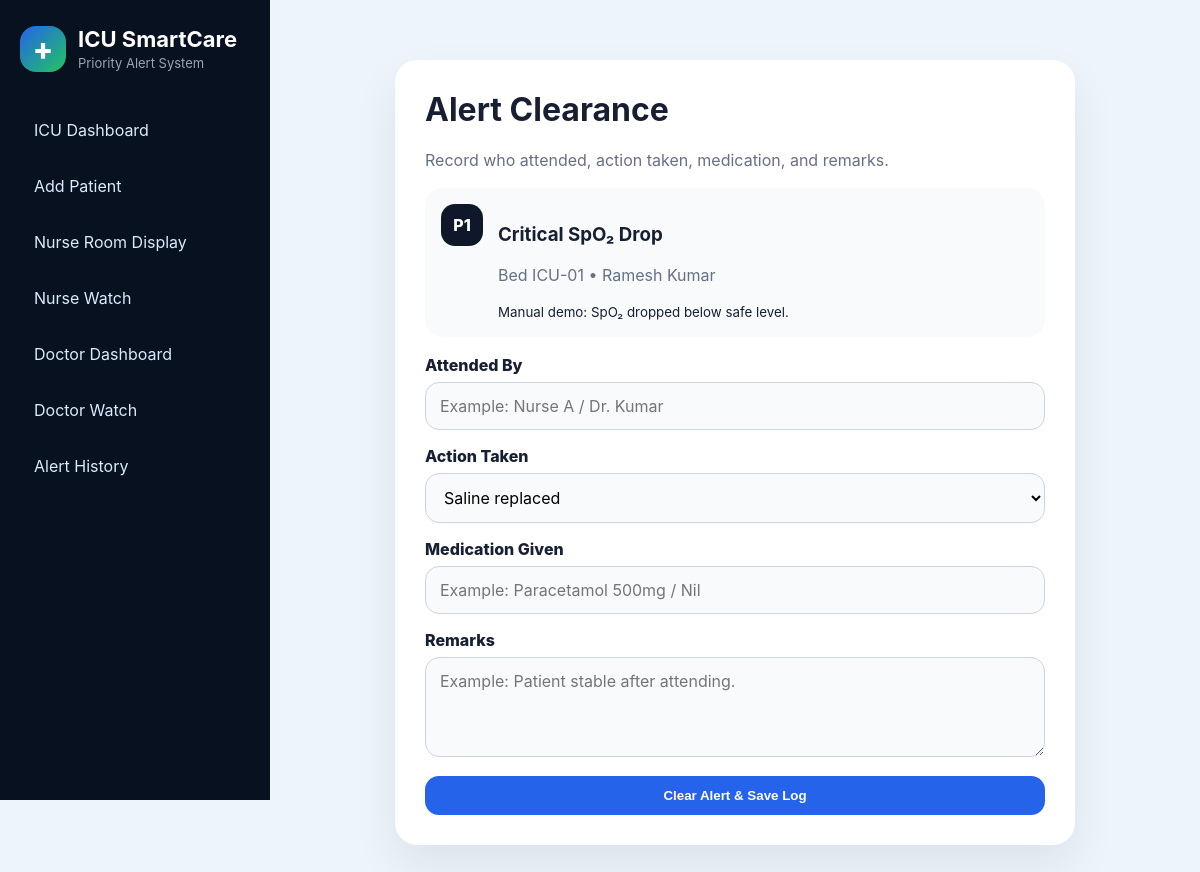
Page /clear-alert/5/ on the committed database.
### monitor/models.py (models this page shows, shortened)
class Alert(models.Model):
    STATUS_CHOICES = [
        ('Active', 'Active'),
        ('Cleared', 'Cleared'),
    ]
    patient = models.ForeignKey(Patient, on_delete=models.CASCADE)
    alert_type = models.CharField(max_length=80)
    message = models.TextField()
    severity = models.CharField(max_length=20)
    priority = models.IntegerField()
    assigned_to = models.CharField(max_length=50)
    status = models.CharField(max_length=20, choices=STATUS_CHOICES, default='Active')
    generated_at = models.DateTimeField(default=timezone.now)
    cleared_at = models.DateTimeField(null=True, blank=True)
    response_seconds = models.IntegerField(null=True, blank=True)
    attended_by = models.CharField(max_length=100, blank=True)
    action_taken = models.CharField(max_length=150, blank=True)
    medication_given = models.CharField(max_length=150, blank=True)
    remarks = models.TextField(blank=True)
    escalation_level = models.IntegerField(default=0)
    points_awarded = models.IntegerField(default=0)  # ✅ ADDED

class Patient(models.Model):
    RISK_CHOICES = [
        ('Normal', 'Normal'),
        ('Moderate', 'Moderate'),
        ('High Risk', 'High Risk'),
    ]
    patient_name = models.CharField(max_length=100)
    bed_no = models.CharField(max_length=20, unique=True)
    age = models.PositiveIntegerField()
    assigned_doctor = models.CharField(max_length=100)  # ✅ ADDED
    risk_level = models.CharField(max_length=20, choices=RISK_CHOICES, default='Normal')
    diagnosis = models.TextField(blank=True)

### monitor/views.py (the view, shortened to what this page needs)
# urls.py: path('clear-alert/<int:alert_id>/', views.clear_alert, name='clear_alert'),
def clear_alert(request, alert_id):
    alert = get_object_or_404(Alert, id=alert_id)
    return render(request, 'monitor/clear_alert.html', {'alert': alert})

### monitor/templates/monitor/clear_alert.html (shortened to what this page needs)
{% extends 'monitor/base.html' %}
{% block content %}
<div class="form-wrap">
    <div class="form-card wide">
        <h1>Alert Clearance</h1>
        <p>Record who attended, action taken, medication, and remarks.</p>
        <div class="clear-summary">
            <span class="priority">P{{ alert.priority }}</span>
            <div>
                <h3>{{ alert.alert_type }}</h3>
                <p>Bed {{ alert.patient.bed_no }} • {{ alert.patient.patient_name }}</p>
                <small>{{ alert.message }}</small>
            </div>
        </div>
        <form method="POST">
            <label>Attended By</label>
            <input type="text" name="attended_by" placeholder="Example: Nurse A / Dr. Kumar" required>
            <label>Action Taken</label>
            <select name="action_taken" required>
                <option>Saline replaced</option>
            </select>
            <label>Medication Given</label>
            <input type="text" name="medication_given" placeholder="Example: Paracetamol 500mg / Nil">
            <label>Remarks</label>
            <textarea name="remarks" placeholder="Example: Patient stable after attending."></textarea>
            <button class="btn primary full" type="submit">Clear Alert & Save Log</button>
        </form>
    </div>
</div>
{% endblock %}

### monitor/static/monitor/css/style.css (style rules this page uses)
:root { --bg:#eef4fb; --card:#ffffff; --text:#172033; --muted:#667085; --primary:#2563eb; --primary-dark:#1d4ed8; --green:#16a34a; --red:#dc2626; --orange:#f97316; --yellow:#ca8a04; --shadow: 0 20px 45px rgba(15, 23, 42, .08); --radius: 22px; }
* { box-sizing:border-box }
body { margin:0; font-family: Inter, Segoe UI, Arial, sans-serif; background:var(--bg); color:var(--text); }
.btn { border:none; display:inline-flex; align-items:center; justify-content:center; text-decoration:none; background:#111827; color:white; padding:12px 16px; border-radius:14px; font-weight:700; cursor:pointer; }
.btn.primary { background:var(--primary); }
.btn.full { width:100%; margin-top:15px; }
.priority { min-width:42px; height:42px; display:grid; place-items:center; border-radius:14px; background:#0f172a; color:white; font-weight:800; }
.form-wrap { display:flex; justify-content:center; padding-top:30px; }
.form-card { width:520px; background:white; padding:30px; border-radius:var(--radius); box-shadow:var(--shadow); }
.form-card.wide { width:680px; }
.form-card h1 { margin-top:0; }
.form-card p { color:var(--muted); }
label { display:block; font-weight:800; margin-top:16px; margin-bottom:7px; }
input, select, textarea { width:100%; padding:13px 14px; border-radius:14px; border:1px solid #cbd5e1; font:inherit; outline:none; background:#f8fafc; }
textarea { min-height:100px; resize:vertical; }
.clear-summary { display:flex; gap:15px; padding:16px; background:#f8fafc; border-radius:18px; margin:18px 0; }

### rows in the picture
Alert: priority "1", alert_type "Critical SpO₂ Drop", patient.bed_no "ICU-01", patient.patient_name "Ramesh Kumar", message "Manual demo: SpO₂ dropped below safe level."
